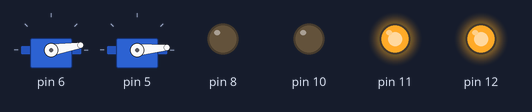
This sketch was run on a simulated Arduino Uno, built with avr-gcc and run on an emulated ATmega328P. Shown: 2 × servo, output pins drawn as LEDs (lit = HIGH). What the sketch prints to the serial monitor is not drawn.

Above: at 0.15 s.
At 5.0 s:
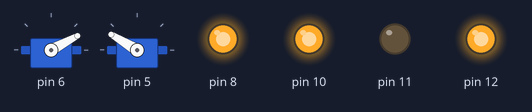
At 9.81 s:
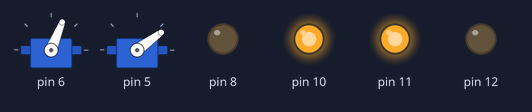
At 19.8 s:
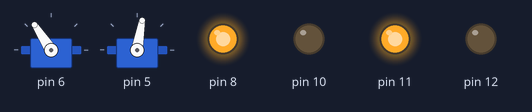
At 29.71 s:
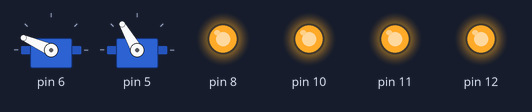
At 39.66 s:
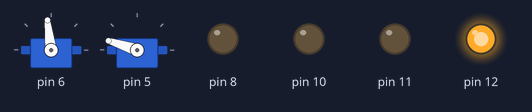
Timing chart, 0 to 40.0 s (numbered marks = the images above):
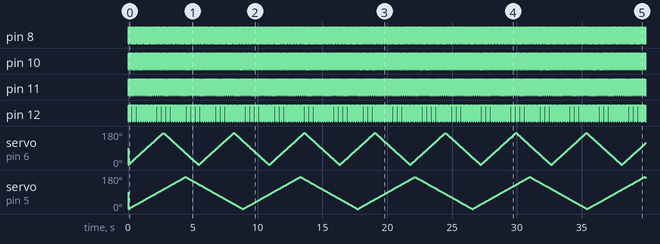

Measured:
- by itself, pin 8: alternates HIGH for 0.05 s and LOW for 0.05 s
- by itself, pin 10: alternates HIGH for 0.07 s and LOW for 0.05 s
- by itself, pin 11: alternates HIGH for 0.10 s and LOW for 0.05 s
- by itself, pin 12: alternates HIGH for 0.12 s and LOW for 0.05 s

The sketch:

vbs_gaugex2_with_flashing_leds_4ch.ino
```cpp
#include <Servo.h>

class Flasher
{
  // Class Member Variables
  // These are initialized at startup
  int ledPin;      // the number of the LED pin
  long OnTime;     // milliseconds of on-time
  long OffTime;    // milliseconds of off-time

  // These maintain the current state
  int ledState;                 // ledState used to set the LED
  unsigned long previousMillis;   // will store last time LED was updated

  // Constructor - creates a Flasher
  // and initializes the member variables and state
  public:
  Flasher(int pin, long on, long off)
  {
  ledPin = pin;
  pinMode(ledPin, OUTPUT);

  OnTime = on;
  OffTime = off;

  ledState = LOW;
  previousMillis = 0;
  }

  void Update()
  {
    // check to see if it's time to change the state of the LED
    unsigned long currentMillis = millis();

    if((ledState == HIGH) && (currentMillis - previousMillis >= OnTime))
    {
      ledState = LOW;  // Turn it off
      previousMillis = currentMillis;  // Remember the time
      digitalWrite(ledPin, ledState);  // Update the actual LED
    }
    else if ((ledState == LOW) && (currentMillis - previousMillis >= OffTime))
    {
      ledState = HIGH;  // turn it on
      previousMillis = currentMillis;   // Remember the time
      digitalWrite(ledPin, ledState);   // Update the actual LED
    }
  }
};

class Sweeper
{
  Servo servo;              // the servo
  int pos;              // current servo position
  int increment;        // increment to move for each interval
  int  updateInterval;      // interval between updates
  unsigned long lastUpdate; // last update of position

public:
  Sweeper(int interval)
  {
    updateInterval = interval;
    increment = 1;
  }

  void Attach(int pin)
  {
    servo.attach(pin);
  }

  void Detach()
  {
    servo.detach();
  }

  void Update()
  {
    if((millis() - lastUpdate) > updateInterval)  // time to update
    {
      lastUpdate = millis();
      pos += increment;
      servo.write(pos);
      Serial.println(pos);
      if ((pos >= 170) || (pos <= 0)) // end of sweep
      {
        // reverse direction
        increment = -increment;
      }
    }
  }
};


Flasher led1(10, 75, 50); //GREEN LED
Flasher led2(11, 100, 50); //BLUE LED
Flasher led3(12, 125,50); //PINK LED
Flasher led4(8, 50, 50); // RED LED


Sweeper sweeper1(15);
Sweeper sweeper2(25);

void setup()
{
  Serial.begin(9600);
  sweeper1.Attach(6);
  sweeper2.Attach(5);
}


void loop()
{
  sweeper1.Update();
  sweeper2.Update();

  led1.Update();
  led2.Update();
  led3.Update();
  led4.Update();


}
```
